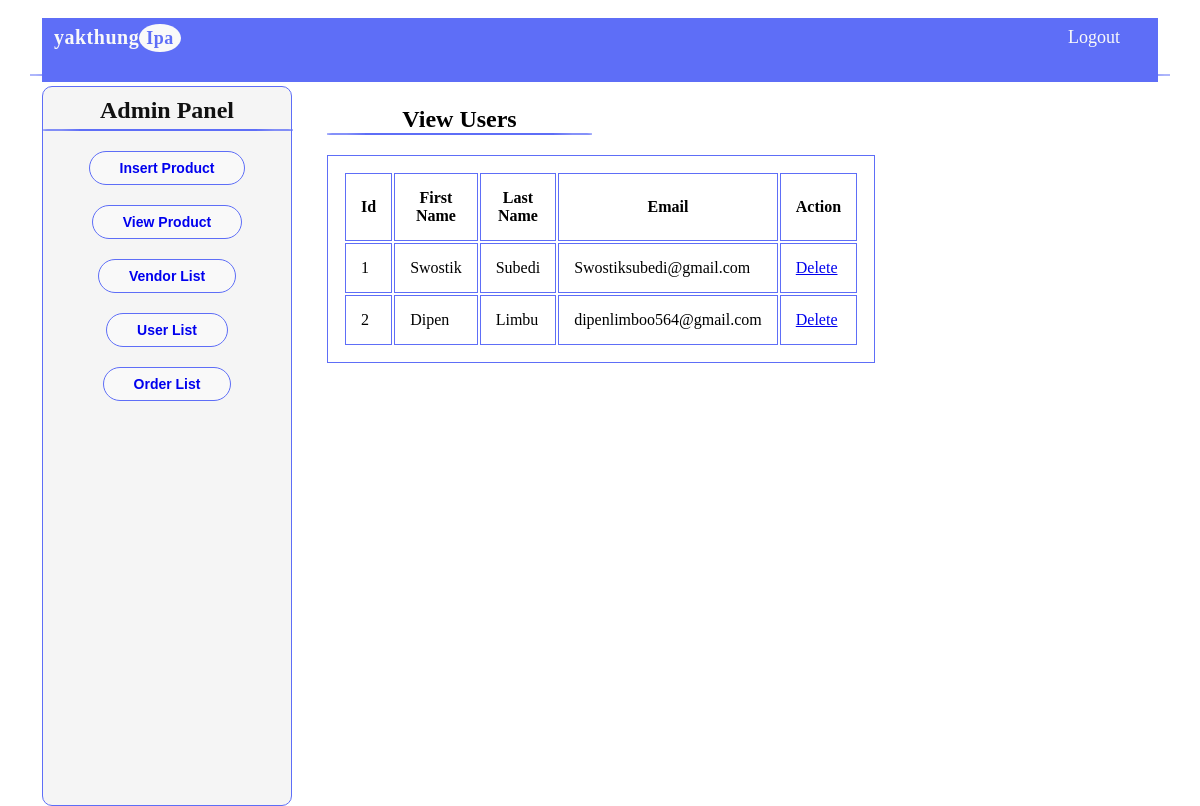
/admin/userlist.php, run on the app's committed database.
### tables this page shows
CREATE TABLE `user_info` (
  `id` int(11) NOT NULL,
  `fname` varchar(255) DEFAULT NULL,
  `lname` varchar(255) DEFAULT NULL,
  `Email` varchar(255) DEFAULT NULL,
  `psw` varchar(20) DEFAULT NULL,
  `cpsw` varchar(20) DEFAULT NULL
);

### admin/userlist.php (the view, shortened to what this page needs)
<?php require('../Include/connection.php');
$query = "SELECT * FROM user_info";
$result = mysqli_query($connection, $query);
?>
<!DOCTYPE html>
<html lang="en">
<head>
    <link rel="stylesheet" href="../CSS/style.css">
    <link rel="stylesheet" href="path/to/font-awesome/css/font-awesome.min.css">
    <link rel="stylesheet" href="https://cdnjs.cloudflare.com/ajax/libs/font-awesome/6.2.1/css/all.min.css" />
    <link rel="stylesheet" href="https://cdnjs.cloudflare.com/ajax/libs/font-awesome/4.7.0/css/font-awesome.min.css">
</head>
<body>
    <header>
        <nav>
            <div class="navi">
                <div class="logo">
                    <h3>yakthung<span>Ipa</span></h3>
                </div>
                <div class="navigator">
                    <ul>
                        <li><a href="../PHP/product.php">Logout</a></li>
                    </ul>
            </div>
        </div>
        </nav>
    </header>
    <section id="admin">
        <div class="dashboard">
            <h4>Admin Panel</h4>
            <hr>
            <div class="crud">
                <button><a href="./adminpanel.php">Insert Product</a></button>
                <button><a href="./viewpanel.php">View Product</a></button>
                <button><a href="./vendorlist.php">Vendor List</a></button>
                <button><a href="./userlist.php">User List</a></button>
                <button><a href="#">Order List</a></button>
            </div>
        </div>
        <div class="cont1">
            <div class="div1">
            <h1>View Users</h1><hr>
    <?php if (mysqli_num_rows($result)> 0) {?>
        <table>
            <tr>
                <th>Id</th>
                <th>First Name</th>
                <th>Last Name</th>
                <th>Email</th>
                <th colspan="2">Action</th>
            </tr>
            <?php while($row = mysqli_fetch_array($result)){?>
                <tr>
                    <td><?php echo $row['id']?></td>
                    <td><?php echo $row['fname'];?></td>
                    <td><?php echo $row['lname'];?></td>
                    <td><?php echo $row['Email'];?></td>
                    <td><a href = "deleteuser.php?id=<?php echo $row['id']; ?>">Delete</a></td>
                </tr>
                <?php } ?>
        </table>
        <?php
    }
    else{
        echo "No data";
    }
    ?>
</body>
</html>

### CSS/style.css (style rules this page uses)
* { margin: 0; padding: 0; box-sizing: border-box; }
body { font-family: 'Mulish'; width: 100%; background-color: white; }
header { padding: 10px 30px; }
nav { display: flex; flex-wrap: wrap; justify-content: space-between; text-align: center; padding: 8px 12px 0px 12px; height: 8vh; width: 100%; }
.logo h3 { color: dimgray; font-size: 20px; cursor: pointer; letter-spacing: 0.5px; }
.logo h3 span { border-radius: 50%; padding: 4px 7px; color: white; background-color: #5e6ef7; cursor: pointer; font-size: 18px; margin-right: 2px; }
.navigator ul { display: flex; list-style: none; }
.navigator ul li a { font-size: 18px; display: flex; text-decoration: none; color: #696969; padding: 0 10px; margin: 0 15px; border: 1px solid transparent; border-radius: 15px; transition: 0.5s ease; }
button { color: #5e6ef7; background-color: #f9f9f9; text-decoration: none; font-size: 14px; margin: auto; border: 1.5px solid #5e6ef7; border-radius: 30px; font-weight: bold; padding: 8px 30px; transition: 0.5s; }
.div1 { height: 200px; width: 335px; padding: 20px 35px; }
hr { width: 50px; margin: auto; border: 1.5px solid #5e6ef7; border-radius: 25%; }
.dashboard { width: 250px; margin-left: 42px; border: 1px solid #5e6ef7; border-radius: 10px; background-color: whitesmoke; text-align: center; }
.dashboard h4 { color: #111111; font-size: 24px; margin-top: 10px; cursor: pointer; }
.dashboard hr { width: 250px; margin-top: 5px; border: 1px solid #5e6ef7; }
.crud button { color: #5e6ef7; background-color: #f9f9f9; font-size: 14px; margin-top: 20px; border: 1.5px solid #5e6ef7; border-radius: 30px; font-weight: bold; padding: 8px 30px; transition: 0.5s; }
.crud button a { text-decoration: none; }
.cont1 .div1 hr { width: auto; margin-bottom: 20px; }
.cont1 .div1 h1 { text-align: center; }
.cont1 .div1 table, th, td { border: 1px solid #5e6ef7; padding: 15px; }
#admin { display: flex; height: 90vh; }
.navi { display: flex; flex-wrap: wrap; justify-content: space-between; text-align: center; padding: 8px 12px 0px 12px; height: 8vh; width: 100%; background-color: #5e6ef7; }
.navi .logo h3 { color: #f9f9f9; font-size: 20px; cursor: pointer; letter-spacing: 0.5px; }
.navi .logo h3 span { border-radius: 50%; padding: 4px 7px; color: #5e6ef7; background-color: #f9f9f9; cursor: pointer; font-size: 18px; margin-right: 2px; }
.navi .navigator ul { display: flex; list-style: none; }
.navi .navigator ul li a { font-size: 18px; display: flex; text-decoration: none; color: #f9f9f9; padding: 0 10px; margin: 0 15px; border: 1px solid transparent; border-radius: 15px; transition: 0.5s ease; }

### data on the page
user_info: id "1", fname "Swostik", lname "Subedi", Email "Swostiksubedi@gmail.com"
user_info: id "2", fname "Dipen", lname "Limbu", Email "dipenlimboo564@gmail.com"
